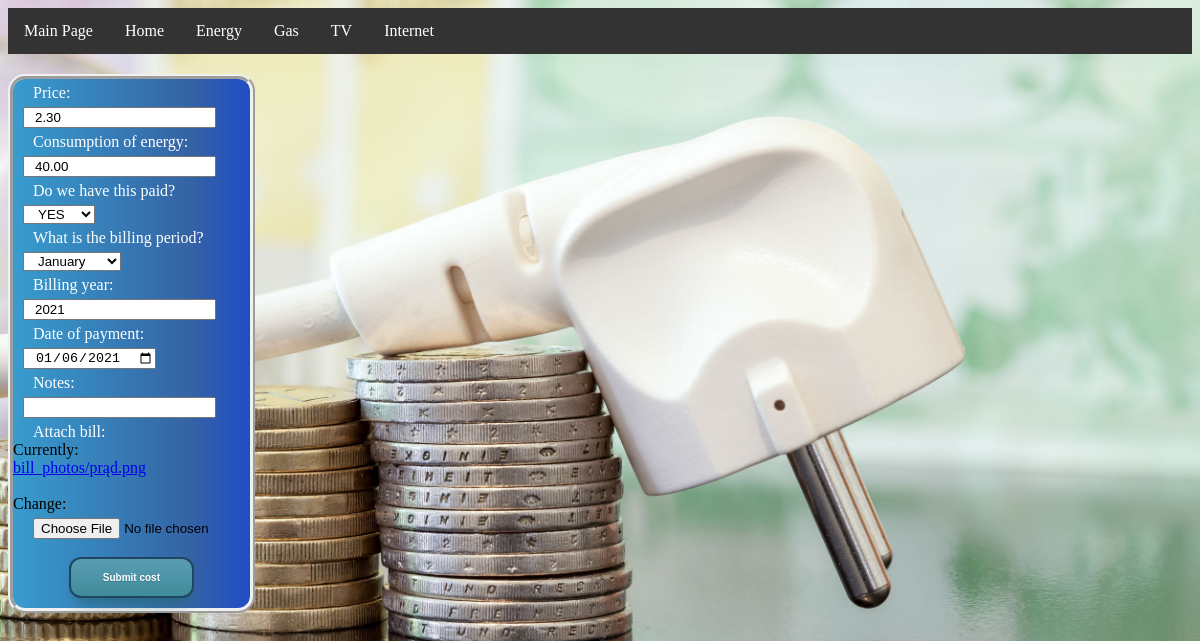
Screenshot of /update_bill/energy/2 with the database file from the repository.
### documents/models.py (models this page shows, shortened)
class energy_bill(models.Model):
    PAID = (
        ("YES","YES"),
        ("NO", "NO")
    )
    PERIODS = (
        ('January', 'January'),
        ('February', 'February'),
        ('March', 'March'),
        ('April', 'April'),
        ('May', 'May'),
        ('June', 'June'),
        ('July', 'July'),
        ('August', 'August'),
        ('September', 'September'),
        ('October', 'October'),
        ('November', 'November'),
        ('December', 'December')
    )
    YEARS = (
        (2021, 2021),
        (2022, 2022),
        (2023, 2023),
        (2024, 2024),
        (2025, 2025),
    )
    price = models.DecimalField(null=True,decimal_places=2,max_digits=5)
    paid = models.CharField(null=True,max_length=3,choices=PAID)
    consumption = models.DecimalField(null=True,decimal_places=2,max_digits=5)
    period = models.CharField(null=True,choices=PERIODS,max_length=9)
    year = models.IntegerField(null=True, choices=YEARS)
    date = models.DateField()
    notes = models.CharField(null=True, blank=True, max_length=300)
    image = models.ImageField(null=True, blank=True, upload_to='bill_photos')

### documents/views.py (the view, shortened to what this page needs)
# urls.py: path('update_bill/<slug:group>/<slug:id>',views.correct_cost,name='update-cost')
def correct_cost(request,group,id):
    if group =='tv':
        bill = models.tv_bill.objects.get(pk=id)
        form = TVForm(instance=bill)
        if request.method == "POST":
            tv_form = TVForm(request.POST, request.FILES, instance=bill)
            if tv_form.is_valid():
                tv_form.save()
                return redirect('check-cost-home')
            else:
                print(tv_form.errors)
        context = {'form':form}
        return render(request, 'documents/update_bill.html', context)
    elif group =='energy':
        bill = models.energy_bill.objects.get(pk=id)
        form = EnergyForm(instance=bill)
        context = {'form':form}
        return render(request, 'documents/update_bill.html', context)

### documents/forms.py
class EnergyForm(ModelForm):
    def __init__(self, *args, **kwargs):
        super(EnergyForm, self).__init__(*args, **kwargs)
        cur_day = datetime.datetime.today().strftime('%d/%m/%Y')
        cur_year = int(datetime.datetime.today().strftime('%Y'))
        self.fields['date'] = forms.DateField(initial=datetime.date.today(),
                                              widget=forms.widgets.DateInput(attrs={'type': 'date'}))
        self.fields['year'] = forms.IntegerField(initial=cur_year)
        self.fields['consumption'].label = 'Consumption of energy'
        self.fields['paid'].label = 'Do we have this paid?'
        self.fields['period'].label = 'What is the billing period?'
        self.fields['date'].label = 'Date of payment'
        self.fields['year'].label = 'Billing year'
        self.fields['image'].label = 'Attach bill'
    class Meta:
        model = energy_bill
        fields = fields = ['price','consumption','paid','period','year','date','notes','image']

### documents/templates/documents/update_bill.html (shortened to what this page needs)
{% extends "documents/base.html" %}
{% block content %}
<div class="cost_form">
    <form method="POST">
            {{form}}
        <br>
        <div class="centering">
        <input class="submit_cost" type="submit" name="submit_home" value="Submit cost">
            </div>
    </form>
</div>
{%endblock content%}

### documents/static/documents/css/main.css (style rules this page uses)
body { font-family: 'Playfair Display', serif; background-image: url(/static/documents/images/rachunki.jpg); background-repeat: no-repeat; background-position: center; background-size:cover; background-attachment: fixed; }
.cost_form { border: 5px ridge #f1f1f1; border-radius: 17px; margin-top:20px; width:20%; height:50%; background: #389CCE; background: -moz-linear-gradient(left, #389CCE 0%, #3563A4 75%, #204DC5 100%); background: -webkit-linear-gradient(left, #389CCE 0%, #3563A4 75%, #204DC5 100%); background: linear-gradient(to right, #389CCE 0%, #3563A4 75%, #204DC5 100%); }
.cost_form label,input,select { display:block; padding-left:10px; margin-left:10px; margin-top:5px; }
.cost_form label { color:white; }
.submit_cost { margin:0 auto; margin-bottom:10px; }
.submit_cost { box-shadow: 0px 10px 14px -7px #276873; background:linear-gradient(to bottom, #599bb3 5%, #408c99 100%); background-color:#599bb3; border-radius:12px; border:2px solid #1e4661; display:inline-block; cursor:pointer; color:#ffffff; font-family:Arial; font-size:10px; font-weight:bold; padding:13px 32px; text-decoration:none; text-shadow:0px 1px 0px #3d768a; }
.centering { display: flex; align-items: center; justify-content: center; }
.cost_form a { display:block; }

### rows the page displays
energy_bill: price "2.30", consumption "40.00", paid "YES", period "January", year "2021", date "01/06/2021"
